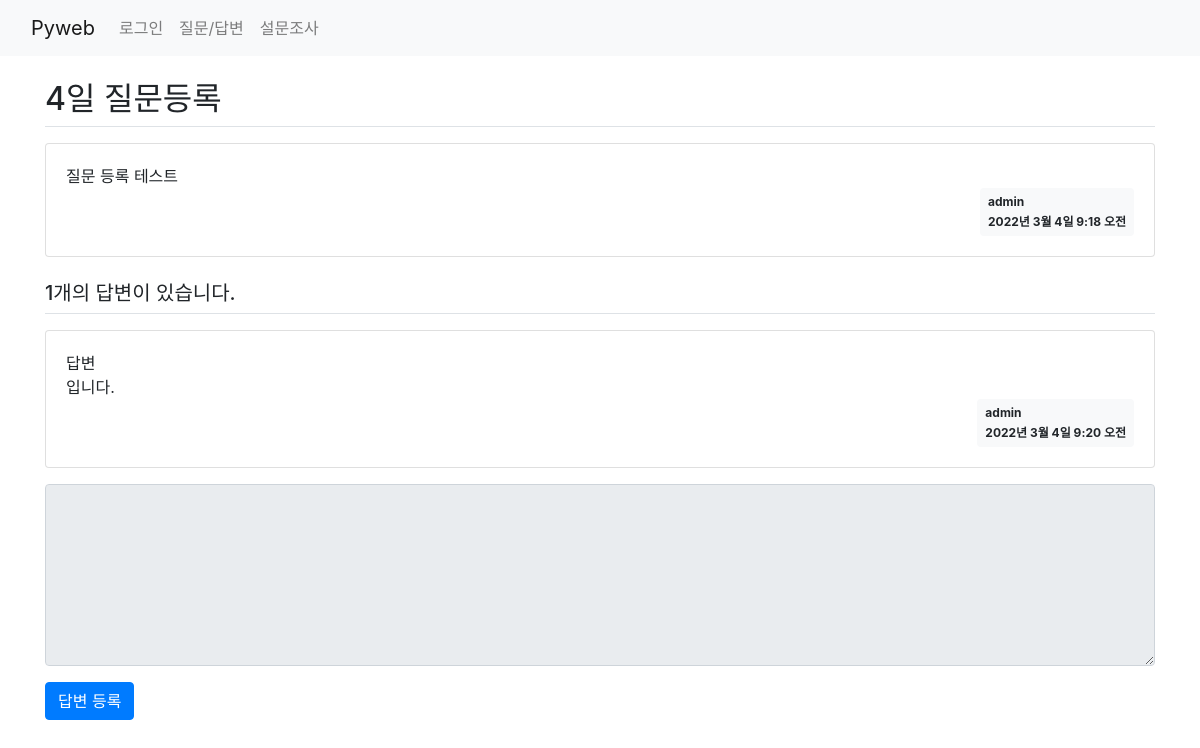
Screenshot of /board/8/ with the database file from the repository.
### board/models.py (models this page shows, shortened)
class Question(models.Model):
    subject = models.CharField(max_length=200)
    content = models.TextField()
    create_date = models.DateTimeField()
    modify_date = models.DateTimeField(null=True, blank=True)  # null 허용, blank - 폼 데이터 null
    author = models.ForeignKey(User, on_delete=models.CASCADE)

class Answer(models.Model):
    content = models.TextField()
    create_date = models.DateTimeField()
    modify_date = models.DateTimeField(null=True, blank=True)
    question = models.ForeignKey(Question, on_delete=models.CASCADE)
    author = models.ForeignKey(User, on_delete=models.CASCADE)

### board/views.py (the view)
# urls.py: path('<int:question_id>/', views.detail, name='detail'),
def detail(request, question_id):
    question = get_object_or_404(Question, pk=question_id)  # url 경로 오류 처리
    context = {'question': question}
    return render(request, 'board/detail.html', context)

### templates/board/detail.html (shortened to what this page needs)
{% extends 'base.html' %}
{% block content %}
    <div class="container my-3">
        <h2 class="border-bottom py-2">{{ question.subject }}</h2>
        <div class="card my-3">
            <div class="card-body">
                <div class="card-text" style="white-space:pre-line">{{ question.content }}</div>
                <div class="d-flex justify-content-end">
                    <div class="badge badge-light p-2 text-left">
                        <div class="mb-2">{{ question.author }}</div>
                        <div>{{ question.create_date }}</div>
                    </div>
                </div>
            </div>
        </div>
        <h5 class="border-bottom my-3 py-2">
            {{ question.answer_set.count }}개의 답변이 있습니다.
        </h5>
        {% for answer in question.answer_set.all %}
        <div class="card my-3">
            <div class="card-body">
                <div class="card-text" style="white-space:pre-line">{{ answer.content }}</div>
                <div class="d-flex justify-content-end">
                    <div class="badge badge-light p-2 text-left">
                        <div class="mb-2">{{ answer.author }}</div>
                        <div>{{ answer.create_date }}</div>
                    </div>
                </div>
            </div>
        </div>
        {% endfor %}
        <form action="{% url 'board:answer_create' question.id %}" method="post">
            <div class="form-group">
                <textarea name="content" rows="7" class="form-control"
                          {% if not user.is_authenticated %}disabled{% endif %}></textarea>
            </div>
            <input type="submit" value="답변 등록" class="btn btn-primary">
        </form>
    </div>
{% endblock %}

### rows the page displays
Question: subject "4일 질문등록", content "질문 등록 테스트", author "admin", create_date "2022년 3월 4일 9:18 오전", answer_set.count "1"
Answer: content "답변 입니다.", author "admin", create_date "2022년 3월 4일 9:20 오전"
